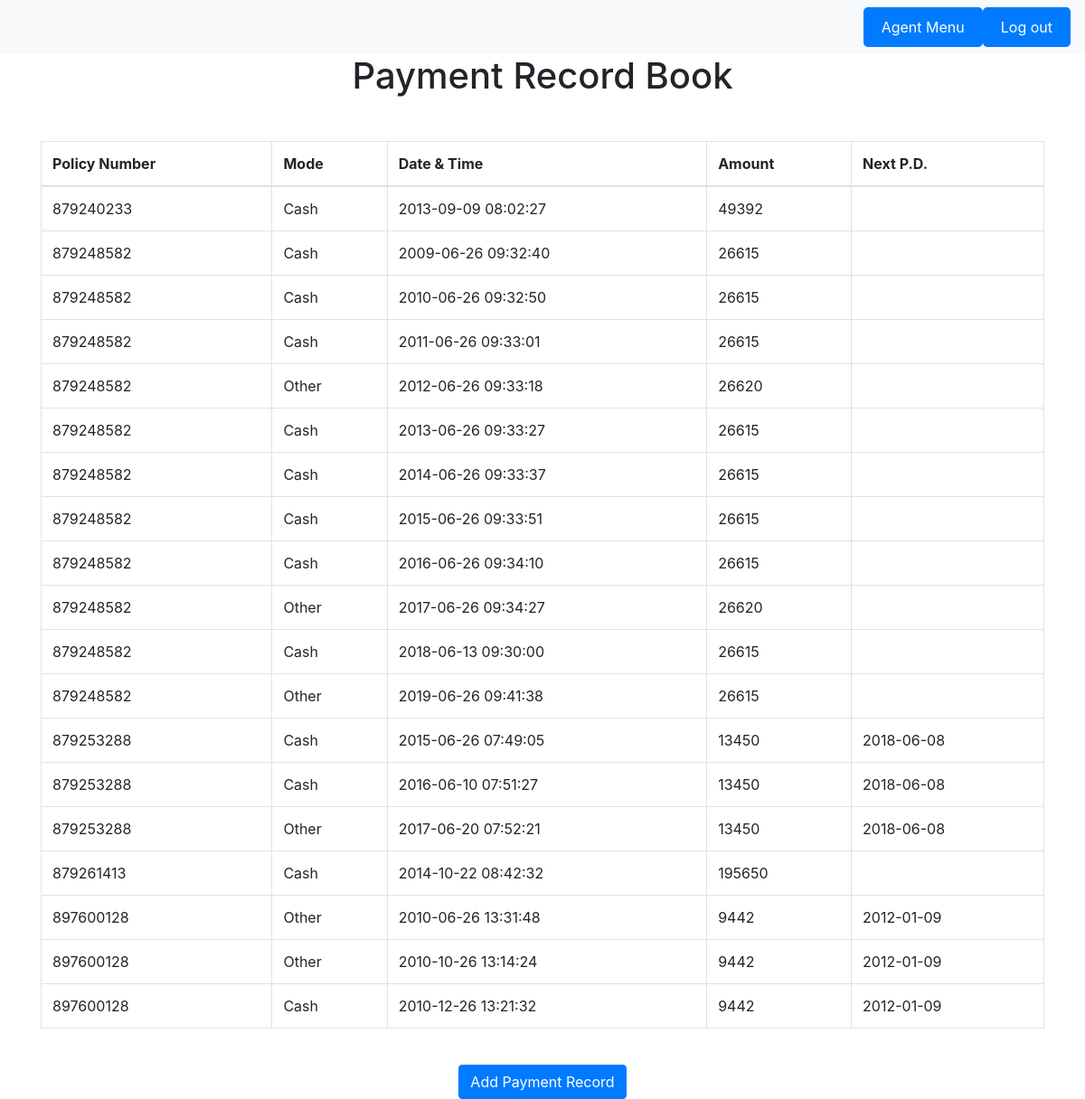
The app's page /DBMS/Agent/PremiumPaymentRecord/ShowRecordBook.php (signed in) with its own data.
### tables this page shows
CREATE TABLE `payment_record` (
  `Policy_no` int(9) UNSIGNED NOT NULL CHECK (octet_length(`Policy_no`) = 9),
  `Mode` enum('Cash','Other') NOT NULL,
  `Date_Time` timestamp NOT NULL DEFAULT current_timestamp(),
  `Amount` int(20) UNSIGNED NOT NULL
);

CREATE TABLE `policy` (
  `Policy_no` int(9) UNSIGNED NOT NULL CHECK (octet_length(`Policy_no`) = 9),
  `Plan_no` int(3) UNSIGNED NOT NULL,
  `Agency_code` int(7) UNSIGNED ZEROFILL NOT NULL,
  `Premium` int(10) UNSIGNED NOT NULL,
  `DOC` date DEFAULT NULL,
  `FUP` date DEFAULT NULL,
  `Mode` enum('yearly','halfly','monthly','quartely','single premium') DEFAULT NULL,
  `SA` bigint(10) UNSIGNED NOT NULL,
  `Status` tinyint(1) NOT NULL DEFAULT 1,
  `Term` int(11) NOT NULL,
  `PPT` int(11) DEFAULT NULL
);

### DBMS/Agent/PremiumPaymentRecord/ShowRecordBook.php (the view)
<?php
require_once '../header.php';
require '../../database.php';
?>
<div class="container">
  <h1 class="text-center">Payment Record Book</h1>
  <div class="table-responsive mt-5">
    <table class="table table-bordered">
      <thead>
        <tr>
          <th>Policy Number</th>
          <th>Mode</th>
          <th>Date & Time</th>
          <th>Amount</th>
          <th>Next P.D.</th>
        </tr>
      </thead>
      <tbody>
        <?php
        $Agency_code = $_SESSION['sessionId'];
        $sql = "SELECT * FROM policy as p, payment_record as pm WHERE p.Policy_no=pm.Policy_no AND Agency_code = $Agency_code";
        $result = mysqli_query($conn, $sql);
        $rowCount = mysqli_num_rows($result);
        if ($rowCount > 0) {
          while ($row = mysqli_fetch_assoc($result)) {
            ?>
            <tr>
              <td><?php echo $row['Policy_no'] ?></td>
              <td><?php echo $row['Mode'] ?></td>
              <td><?php echo $row['Date_Time'] ?></td>
              <td><?php echo $row['Amount'] ?></td>
              <td><?php echo $row['FUP'] ?></td>
            </tr>
          <?php
          }
        } else {
          ?>
          <tr>
            <td colspan="5">No results found</td>
          </tr>
        <?php
        }
        ?>
      </tbody>
    </table>
  </div>
  <div class="text-center mt-4">
    <button class="btn btn-primary"><a href="AddPaymentRecord.php" class="text-white">Add Payment Record</a></button>
  </div>
</div>
<?php
require_once '../footer.php';
?>

### records on screen
payment_record: Policy_no "879240233", Mode "Cash", Date_Time "2013-09-09 08:02:27", Amount "49392"
payment_record: Policy_no "879248582", Mode "Cash", Date_Time "2009-06-26 09:32:40", Amount "26615"
payment_record: Policy_no "879248582", Mode "Cash", Date_Time "2010-06-26 09:32:50", Amount "26615"
payment_record: Policy_no "879248582", Mode "Cash", Date_Time "2011-06-26 09:33:01", Amount "26615"
payment_record: Policy_no "879248582", Mode "Other", Date_Time "2012-06-26 09:33:18", Amount "26620"
payment_record: Policy_no "879248582", Mode "Cash", Date_Time "2013-06-26 09:33:27", Amount "26615"
payment_record: Policy_no "879248582", Mode "Cash", Date_Time "2014-06-26 09:33:37", Amount "26615"
payment_record: Policy_no "879248582", Mode "Cash", Date_Time "2015-06-26 09:33:51", Amount "26615"
payment_record: Policy_no "879248582", Mode "Cash", Date_Time "2016-06-26 09:34:10", Amount "26615"
payment_record: Policy_no "879248582", Mode "Other", Date_Time "2017-06-26 09:34:27", Amount "26620"
payment_record: Policy_no "879248582", Mode "Cash", Date_Time "2018-06-13 09:30:00", Amount "26615"
payment_record: Policy_no "879248582", Mode "Other", Date_Time "2019-06-26 09:41:38", Amount "26615"
payment_record: Policy_no "879253288", Mode "Cash", Date_Time "2015-06-26 07:49:05", Amount "13450", Policy_no.FUP "2018-06-08"
payment_record: Policy_no "879253288", Mode "Cash", Date_Time "2016-06-10 07:51:27", Amount "13450", Policy_no.FUP "2018-06-08"
payment_record: Policy_no "879253288", Mode "Other", Date_Time "2017-06-20 07:52:21", Amount "13450", Policy_no.FUP "2018-06-08"
payment_record: Policy_no "879261413", Mode "Cash", Date_Time "2014-10-22 08:42:32", Amount "195650"
payment_record: Policy_no "897600128", Mode "Other", Date_Time "2010-06-26 13:31:48", Amount "9442", Policy_no.FUP "2012-01-09"
payment_record: Policy_no "897600128", Mode "Other", Date_Time "2010-10-26 13:14:24", Amount "9442", Policy_no.FUP "2012-01-09"
payment_record: Policy_no "897600128", Mode "Cash", Date_Time "2010-12-26 13:21:32", Amount "9442", Policy_no.FUP "2012-01-09"
